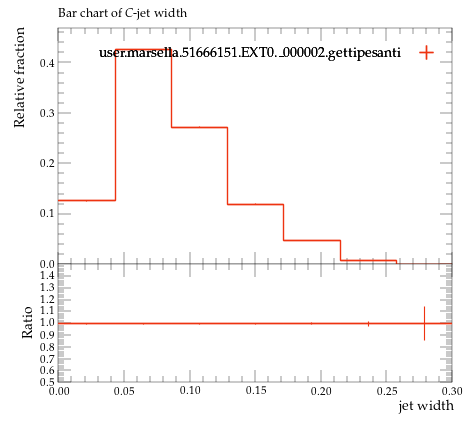

Recreate this plot in Python.
#! /usr/bin/env python

# This Python script was auto-generated using YODA v2.0.2.
# Analysis object: /MC_HFDECAYS/width_C_jet
# Timestamp: 24-07-2026 (16:40:06)

import matplotlib as mpl
import matplotlib.pyplot as plt
mpl.use('Agg') # comment out for interactive use
import os
import numpy as np

plotDir = os.path.split(os.path.realpath(__file__))[0]
if 'YODA_USER_PLOT_PATH' in globals():
    plot_outdir = globals()['YODA_USER_PLOT_PATH']
else:
    plot_outdir = plotDir

#plot style
plt.style.use(os.path.join(plotDir, '../default.mplstyle'))
# plot metadata
figW, figH = plt.rcParams['figure.figsize']
ax_xLabel = r'jet width'
ax_yLabel = r'Relative fraction'
ax_title  = r'Bar chart of $C$-jet width'
ax_xScale = 'linear'
ax_yScale = 'linear'
xLims = (0.0, 0.3)
yLims = (0.0, 0.46882187000000003)

# TeX-friendly labels for the legend
labels = {
    'legend' : ([ r"user.marsella.51666151.EXT0.\_000002.gettipesanti" ], r""),
}

# Adjust canvas width and height
canvasW = 10.0
canvasH = 9.0
figW *= canvasW/10.
figH *= canvasH/9.

# Create figure and axis objects
fig, (ax, ratio0_ax) = plt.subplots(2, 1, sharex=True,
                  figsize=(figW,figH), gridspec_kw={'height_ratios': (6.0, 3.0)})

# Set figure margins
plt.subplots_adjust(
    left   = 1.0 * plt.rcParams['figure.subplot.left'],
    right  = 1.0 * plt.rcParams['figure.subplot.right'],
    top    = 1.0 * plt.rcParams['figure.subplot.top'],
    bottom = 1.0 * plt.rcParams['figure.subplot.bottom'])

ratio0_ax.yaxis.set_major_locator(mpl.ticker.MultipleLocator(0.1))
ratio0_ax.set_ylim(0.5, 1.4999)
ratio0_ax.set_ylabel('Ratio')

# the numerical data is stored in a separate file
dataf = dict()
prefix = os.path.split(__file__)[0]
if prefix:    prefix = prefix + '/'
exec(open(prefix+'width_C_jet__data.py').read(), dataf)


legend_handles = dict() # keep track of handles for the legend

# style options for curves
# starts at zorder>=5 to draw curve on top of legend
styles = {
  'user.marsella.51666151.EXT0._000002.gettipesanti.yoda.gz': {
    'color' : '#EE3311',
    'linestyle' : '-',
    'linewidth' : 1,
    'marker' : 'none',
    'markersize' : 2,
    'capsize' : 0.0,
    'zorder' : 5,
    'histstyle' : 1,
    'drawstyle' : 'steps-pre',
    'xerrorbars' : 1,
    'yerrorbars' : 1,
    'fillcolor' : None,
    'fillopacity' : 1.0,
    'ratio0_linestyle' : '-',
    'ratio0_linewidth' : 1,
    'ratio0_marker' : 'none',
    'ratio0_markersize' : 2,
    'ratio0_capsize' : 0.0,
    'ratio0_zorder' : 5,
    'ratio0_histstyle' : 1,
    'ratio0_drawstyle' : 'steps-pre',
    'ratio0_xerrorbars' : 1,
    'ratio0_yerrorbars' : 1,
  },
}

# curve from input yoda files in main panel
for label, yvals in dataf['yvals'].items():
    if all(np.isnan(v) for v in dataf['yvals'][label]):
        continue
    tmp = None
    if styles[label]['histstyle']: # draw as histogram
        xpos = dataf['xedges'][label] if styles[label]['drawstyle'] else dataf['xpoints'][label]
        ypos = np.insert(yvals, 0, yvals[0]) if styles[label]['drawstyle'] else yvals
        if styles[label]['fillcolor']: # fill area below curve
            ax.fill_between(xpos, ypos, step='pre',
                            color=styles[label]['fillcolor'],
                            alpha=styles[label]['fillopacity'])
        tmp, = ax.plot(xpos, ypos,
                       color=styles[label]['color'],
                       linestyle=styles[label]['linestyle'],
                       linewidth=styles[label]['linewidth'],
                       drawstyle=styles[label]['drawstyle'], solid_joinstyle='miter',
                       zorder=styles[label]['zorder'], label=label)
    tmp = ax.errorbar(dataf['xpoints'][label], yvals,
                      xerr=np.array(dataf['xerrs'][label])*styles[label]['xerrorbars'],
                      yerr=np.array(dataf['yerrs'][label])*styles[label]['yerrorbars'],
                      fmt=styles[label]['marker'], capsize=styles[label]['capsize'],
                      markersize=styles[label]['markersize'],
                      ecolor=styles[label]['color'],
                      color=styles[label]['color'], zorder=styles[label]['zorder'])
    tmp[-1][0].set_linestyle(styles[label]['linestyle'])
    tmp[-1][0].set_linewidth(styles[label]['linewidth'])
    if label in dataf['add_legend_handle']:  legend_handles[label] = tmp
    for varLabel in dataf['variation_yvals'].keys():
        if varLabel.startswith(label):
            tmp, = ax.plot(dataf['xedges'][label], dataf['variation_yvals'][varLabel],
                           color=styles[label]['color'],
                           linestyle=styles[label]['linestyle'],
                           linewidth=styles[label]['linewidth'],
                           drawstyle='steps-pre', solid_joinstyle='miter',
                           zorder=styles[label]['zorder'], alpha=0.5)


# plots on ratio panel
# curve from input yoda files in ratio panel
for label, yvals in dataf['ratio0_yvals'].items():
    if all(np.isnan(v) for v in yvals):
        continue
    if styles[label]['ratio0_histstyle']: # plot as histogram
        xpos = dataf['xedges']['user.marsella.51666151.EXT0._000002.gettipesanti.yoda.gz'] if styles[label]['ratio0_drawstyle'] else dataf['xpoints']['user.marsella.51666151.EXT0._000002.gettipesanti.yoda.gz']
        ypos = np.insert(yvals, 0, yvals[0]) if styles[label]['ratio0_drawstyle'] else yvals
        ratio0_ax.plot(xpos, ypos,
                       color=styles[label]['color'],
                       linewidth=styles[label]['linewidth'],
                       linestyle=styles[label]['ratio0_linestyle'],
                       drawstyle=styles[label]['ratio0_drawstyle'], zorder=styles[label]['zorder'],
                       solid_joinstyle='miter')
    tmp = ratio0_ax.errorbar(dataf['xpoints']['user.marsella.51666151.EXT0._000002.gettipesanti.yoda.gz'], yvals,
                             xerr=np.array(dataf['ref_xerrs'])*styles[label]['ratio0_xerrorbars'],
                             yerr=np.array(dataf['ratio0_yerrs'][label])*styles[label]['ratio0_yerrorbars'],
                             fmt=styles[label]['ratio0_marker'], capsize=styles[label]['ratio0_capsize'],
                             markersize=styles[label]['ratio0_markersize'],
                             ecolor=styles[label]['color'],
                             color=styles[label]['color'])
    tmp[-1][0].set_linestyle(styles[label]['ratio0_linestyle'])
    tmp[-1][0].set_linewidth(styles[label]['ratio0_linewidth'])

    for varlabel in dataf['ratio0_variation_vals'].keys():
        if varlabel.startswith(label):
            ratio0_ax.plot(dataf['xedges']['user.marsella.51666151.EXT0._000002.gettipesanti.yoda.gz'],
                            dataf['ratio0_variation_vals'][varlabel],
                            color=styles[label]['color'],
                            linestyle=styles[label]['linestyle'],
                            linewidth=styles[label]['linewidth'],
                            drawstyle='steps-pre', solid_joinstyle='miter',
                            zorder=1, alpha=0.5)

legend_items = list(legend_handles.values())
ax.add_artist(ax.legend(legend_items,
                        labels['legend'][0],
                        title=labels['legend'][1],
                        alignment='right',
                        loc='upper right',
                        bbox_to_anchor=(1.0, 0.97),markerfirst=False))

# set plot metadata as defined above
ratio0_ax.set_xlabel(ax_xLabel)
ratio0_ax.xaxis.set_label_coords(1., -0.15)
ax.set_ylabel(ax_yLabel, ha='right', va='top')
ax.yaxis.set_label_coords(-0.11, 1.0)
ax.set_title(ax_title, loc='left')
ax.set_xscale(ax_xScale)
ax.set_yscale(ax_yScale)
ax.set_xlim(xLims)
ax.set_ylim(yLims)

# tick formatting
plt.rcParams['xtick.top'] = True
plt.rcParams['ytick.right'] = True
fig.align_ylabels((ax, ratio0_ax))
plt.savefig(os.path.join(plot_outdir, 'width_C_jet.pdf'), format='PDF')
plt.savefig(os.path.join(plot_outdir, 'width_C_jet.png'), format='PNG')

plt.close(fig)
